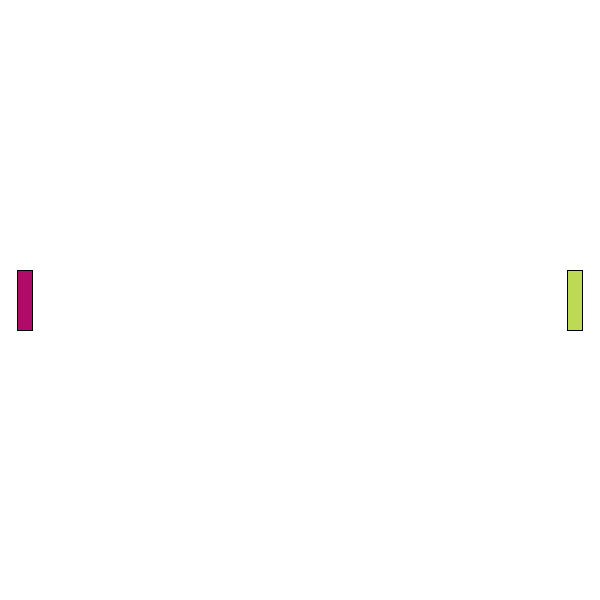
Frame 1 (no input)
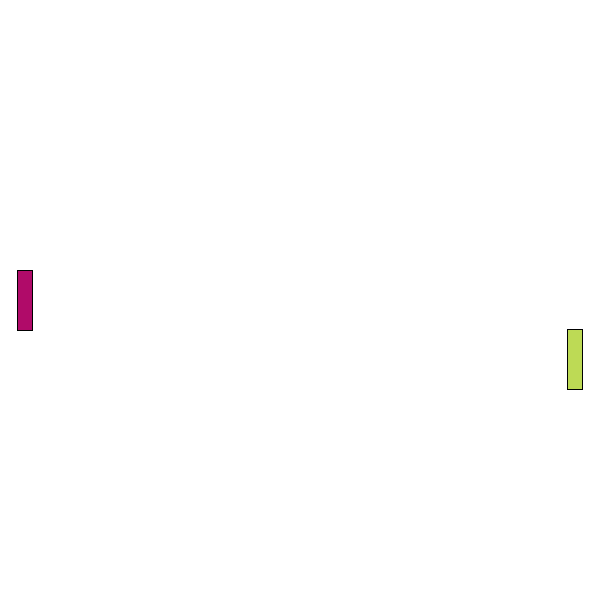
Frame 60 (the mouse pressed at the canvas centre just before this capture)
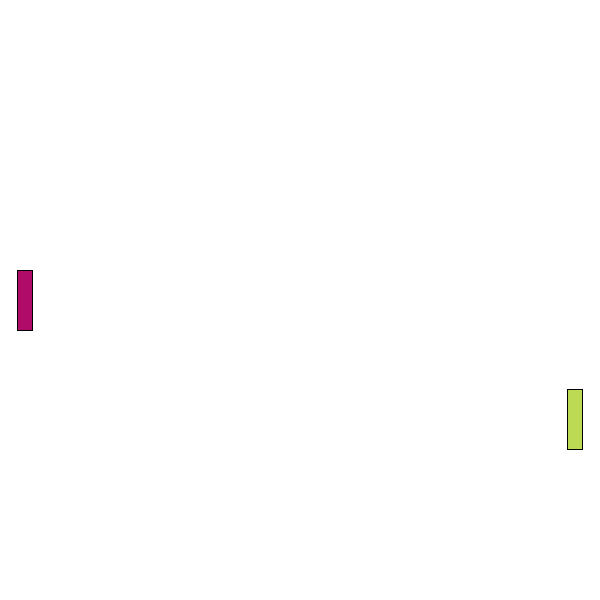
Frame 120 (the mouse held since frame 60 and released just before this capture)

The Processing sketch that drew these frames (run headless with seeded random() and noise(); from frame 60 on, the mouse is pressed at the canvas centre):

// Processing sketch: pongtest
// ── pongtest.pde
Mouse Mouse1;
Mouse Mouse2;

void setup() {
    size(600, 600);
    //Mouse(color tempC, float tempyPos, float tempxPos, int tempheight, int tempwidth)
    Mouse1 = new Mouse(color(176, 11, 105), height / 2, 25, 60, 15);
    Mouse2 = new Mouse(color(189, 218, 85), height / 2, (width - 25), 60, 15);
}

void draw() {
    background(255);
    Mouse1.display();
    Mouse1.playerMove();

    Mouse2.display();
    Mouse2.move();

    
}

  

// ── mouse.pde
class Mouse{


    float yPos;
    float xPos;
    color c;
    int rectHeight;
    int rectWidth;

    Mouse(color tempC, float tempyPos, float tempxPos, int tempheight, int tempwidth){
        c = tempC;
        xPos = tempxPos;
        yPos = tempyPos;
        rectHeight = tempheight;
        rectWidth = tempwidth;
}

void display(){
    stroke(0);
    strokeWeight(1);
    fill(c);
    rectMode(CENTER);
    rect(xPos, yPos, rectWidth, rectHeight);

    }

void playerMove(){
    //yPos = mouseY;
    if (keyPressed) {
        if (key == 'w' ){
            println("1");
            yPos = yPos - 3;
        } else if (key == 's') {
            yPos = yPos + 3;
        }
        
    }
}

void move(){
    int dir = 1;
    int speed = 1;
    
    if ((yPos > height) || (yPos < 0)) {
        speed = speed * -1;
        println("outofbounds");
    }
    yPos = yPos + speed;
    println(yPos);
    println("Speed is " + speed);
    println("Dir is " + dir);
}



}    
